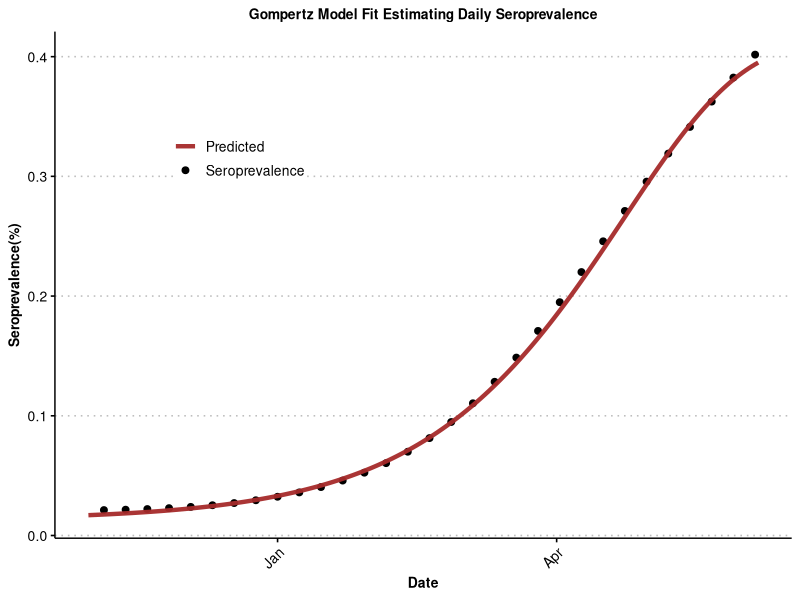

Reproduce this figure in R.
library(tidyverse)
library(ggthemes)
library(coda)
library(dplyr)
library(lubridate)
library(ggplot2)
library(ggthemes)
library(cowplot)
library(minpack.lm)
library(xtable)
library(mgcv)

# load data and format date column
seroprevalence <- read.csv("raw_citf_data.csv")
seroprevalence <- seroprevalence |>
  mutate(week_end = as.Date(week_end, format = "%Y-%m-%d")) |>
  # filter antinucleocaspid which indicates only infections
  filter((geo == "NL") & (ab_estimate == "Anti-N estimate")) |>
  rename_at("week_end", ~"date") |>
  # select only the date and pct_mean
  select(date, pct_mean) |>
  # create the count index
  mutate(day = 1:n())

# # Create a copy of data
est_SERP <- seroprevalence
# 
# # Create the daily seroprevalence 
# est_SERP <- est_SERP %>%
#   mutate(daily_pct = c(0,diff(pct_mean)))

# subset only the study period
est_SERP <- est_SERP[(est_SERP$date >= "2021-11-01") & (est_SERP$date < "2022-06-09"),]
rownames(est_SERP) <- NULL

# create the count index
est_SERP$day <- 1:nrow(est_SERP) * 7
rownames(est_SERP) <- NULL

# create a new dummy dataframe in the daily scale to predict
daily_seroprev <- data.frame(day = 1:(nrow(est_SERP) * 7)) 

# Create a sequence of dates
date <- seq.Date(from = as.Date("2021-11-01"), by = "day", length.out = nrow(daily_seroprev))

# Add dates
daily_seroprev$date <- date

#-----------------------------------------------------------------------------------
# Fit a Gompertz model to convert weekly estimated seroprevalence to daily estimates
#-----------------------------------------------------------------------------------

gompertz_func = function(a,b,c,K, t) {
  a + (c * exp(-exp(-b * (t - K))))
}
#
gombertz_mod <- nlsLM(pct_mean ~ gompertz_func(a,b,c, K, day), data = est_SERP,
                      start = list(a = 0.5, b = 0.05, c = 1, K = max(est_SERP$pct_mean)),
                      control = nls.lm.control(maxiter = 20000))

y_pred_gomb <- predict(gombertz_mod, newdata = daily_seroprev, type = "response")

daily_seroprev$daily_serop <- y_pred_gomb

#-----------------------------------------------------------------------------------

#-----------------------------------------------------------------------------------
# Add confidence interval (CI) to daily seroprevalence estimates
#-----------------------------------------------------------------------------------
n <- nrow(daily_seroprev)
sero_mean_y <- daily_seroprev$daily_serop
sero_sd_y <- sd(daily_seroprev$daily_serop)  # Sample standard deviation

# Z-score for 95% confidence; qnorm(0.975) gives 1.96
z <- qnorm(0.975)
#
# # Calculate confidence interval
sero_ci_width <- z * (sero_sd_y / sqrt(n))
sero_lower_ci <- sero_mean_y - sero_ci_width
sero_upper_ci <- sero_mean_y + sero_ci_width
#
# Add calculated CI to daily seroprevalence estimates
daily_seroprev$daily_serop_q025 <- sero_lower_ci
daily_seroprev$daily_serop_q975 <- sero_upper_ci


A <- ggplot() +
  geom_point(data = est_SERP, aes(x = date, y = pct_mean, color = "Seroprevalence"), size = 2) +
  geom_line(data = daily_seroprev, aes(x = date, y = daily_serop, color = "Predicted"), size = 1.5, alpha = 0.95) +
  scale_color_manual(values = c("Seroprevalence" = "black", "Predicted" = "brown")) +
  labs(x = "Date", y = "Seroprevalence(%)", title = "Gompertz Model Fit Estimating Daily Seroprevalence") +
  theme_clean() +
  theme(axis.text.x = element_text(size = 10, angle = 45, hjust = 1),
        axis.title.x = element_text(size = 10, color = "black", face = "bold"),
        axis.text.y = element_text(size = 10),
        axis.title.y = element_text(size = 10, color = "black", face = "bold"),
        plot.title = element_text(size = 10, face = "bold", color = "black", hjust = 0.5),
        legend.position = c(0.25, 0.75),
        legend.title = element_blank(),
        legend.background = element_rect(color = NA),
        legend.text = element_text(size = 10),
        legend.margin = margin(0, 0, 0, 0),
        plot.background = element_blank()) +
  theme(plot.title = element_text(hjust = 0.5))

print(A)

# A person may recover from infection within two to three weeks, during which detectable antibodies develop in the blood. 
# Therefore, we account for the delay in detection by adjusting the seroprevalence estimates to align antibody 
# detection with the actual timing of infections. Specifically, the estimates are shifted backward by
# the average recovery period (14 days) to better reflect the infection dynamics rather than the delayed
# immune response

daily_seroprev <- daily_seroprev |>
  mutate(date = date - days(14))

# select only data from Dec 15, 2021 to June 3, 2022
daily_seroprev <- daily_seroprev[(daily_seroprev$date >= "2021-12-15") & (daily_seroprev$date <= "2022-06-03"),]
daily_seroprev$day <- 1:nrow(daily_seroprev)
rownames(daily_seroprev) <- NULL
daily_seroprev
# save daily_seroprev and use for the modelling
# write.csv(daily_seroprev, "./daily_se.csv")
